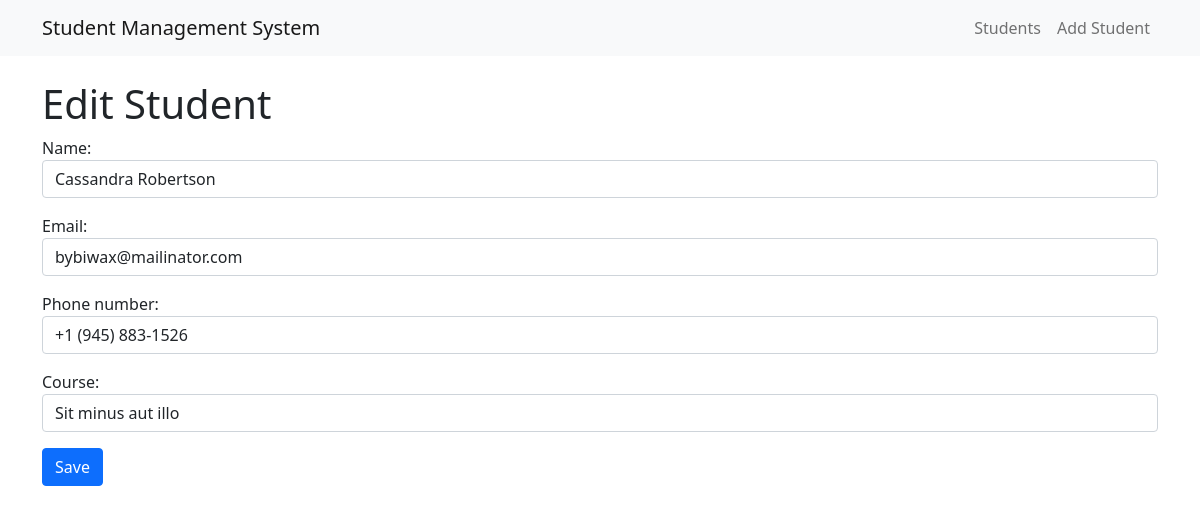
The app's page /7/update/ with its own data.
### students/models.py (models this page shows, shortened)
class Student(models.Model):
    name = models.CharField(max_length=100)
    email = models.EmailField(unique=True)
    phone_number = models.CharField(max_length=20)
    course = models.CharField(max_length=50)

### students/views.py (the view, shortened to what this page needs)
# urls.py: path('<int:pk>/update/', StudentUpdateView.as_view(), name='student_update'),
class StudentUpdateView(UpdateView):
    model = Student
    form_class = StudentForm
    template_name = 'students/student_form.html'
    success_url = reverse_lazy('student_list')

### students/forms.py
class StudentForm(forms.ModelForm):
    class Meta:
        model = Student
        fields = ['name', 'email', 'phone_number', 'course']
        widgets = {
            'name': forms.TextInput(attrs={'class': 'form-control'}),
            'email': forms.EmailInput(attrs={'class': 'form-control'}),
            'phone_number': forms.TextInput(attrs={'class': 'form-control'}),
            'course': forms.TextInput(attrs={'class': 'form-control'}),
        }

### templates/students/student_form.html (shortened to what this page needs)
{% extends 'base.html' %}
{% block content %}
    <h1>{% if form.instance.pk %}Edit Student{% else %}Add Student{% endif %}</h1>
    <form method="post">
        {{ form.as_p }}
        <button type="submit" class="btn btn-primary">Save</button>
    </form>
{% endblock %}

### records on screen
Student: name "Cassandra Robertson", email "bybiwax@mailinator.com", phone_number "+1 (945) 883-1526", course "Sit minus aut illo"
